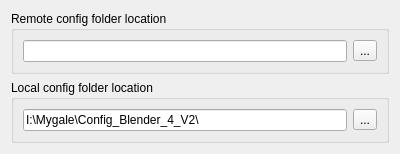
<?xml version="1.0" encoding="UTF-8"?>
<ui version="4.0">
 <class>AppSettingsWidget</class>
 <widget class="QWidget" name="AppSettingsWidget">
  <property name="geometry">
   <rect>
    <x>0</x>
    <y>0</y>
    <width>400</width>
    <height>140</height>
   </rect>
  </property>
  <property name="windowTitle">
   <string>AppSettingsWidget</string>
  </property>
  <layout class="QVBoxLayout" name="verticalLayout">
   <item>
    <widget class="QGroupBox" name="groupBox">
     <property name="title">
      <string>Remote config folder location</string>
     </property>
     <layout class="QHBoxLayout" name="horizontalLayout">
      <item>
       <widget class="QLineEdit" name="remoteLocationLineEdit"/>
      </item>
      <item>
       <widget class="QToolButton" name="remoteLocationToolButton">
        <property name="text">
         <string>...</string>
        </property>
       </widget>
      </item>
     </layout>
    </widget>
   </item>
   <item>
    <widget class="QGroupBox" name="groupBox_2">
     <property name="title">
      <string>Local config folder location</string>
     </property>
     <layout class="QHBoxLayout" name="horizontalLayout_2">
      <item>
       <widget class="QLineEdit" name="localLocationLineEdit">
        <property name="text">
         <string>I:\Mygale\Config_Blender_4_V2\</string>
        </property>
       </widget>
      </item>
      <item>
       <widget class="QToolButton" name="localLocationToolButton">
        <property name="text">
         <string>...</string>
        </property>
       </widget>
      </item>
     </layout>
    </widget>
   </item>
   <item>
    <spacer name="verticalSpacer">
     <property name="orientation">
      <enum>Qt::Orientation::Vertical</enum>
     </property>
     <property name="sizeHint" stdset="0">
      <size>
       <width>20</width>
       <height>40</height>
      </size>
     </property>
    </spacer>
   </item>
  </layout>
 </widget>
 <resources/>
 <connections/>
</ui>
